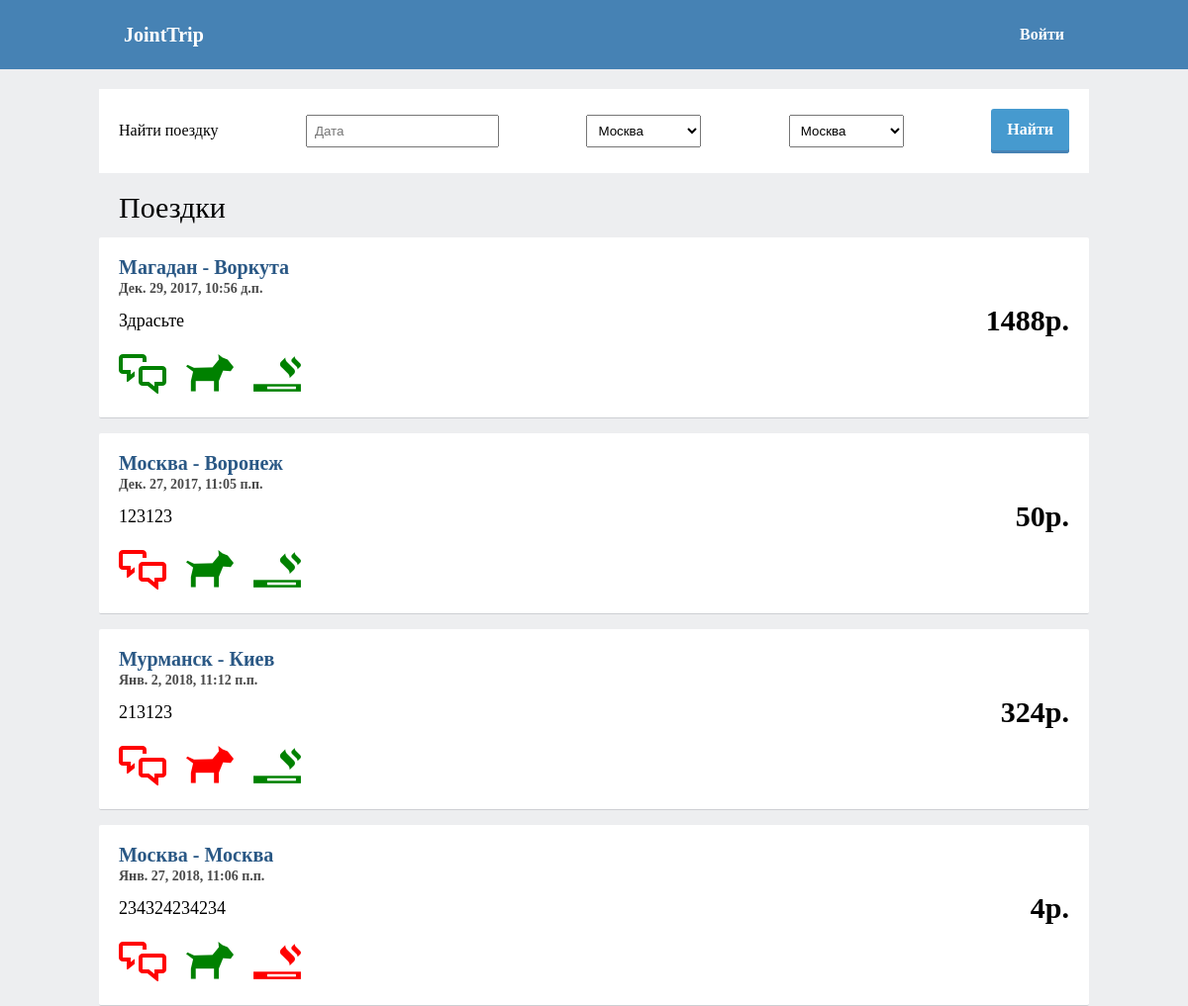
The page / on the database its author committed.
### JointTripApp/models.py (models this page shows)
class Trip(models.Model):
    trip_id = models.AutoField(primary_key=True)
    owner = models.ForeignKey(Traveler, on_delete=models.CASCADE, related_name='trip_owner')
    start_time = models.DateTimeField()
    duration = models.IntegerField(default=0)
    departure = models.CharField(max_length=255)
    arrival = models.CharField(max_length=255)
    comment = models.CharField(max_length=255)
    price = models.IntegerField(default=0)
    number_of_seats = models.IntegerField(default=0)
    talk = models.BooleanField(default=False)
    smoke = models.BooleanField(default=False)
    pets = models.BooleanField(default=False)
    passengers = models.ManyToManyField('Traveler', blank=True)

### JointTripApp/views.py (the view, shortened to what this page needs)
# urls.py: url(r'^$', views.index, name='index'),
def index(request):
    if request.POST:
        if request.user.is_authenticated:
            id_trip = request.POST.get('id_trip', '')
            type_request = request.POST.get('type', '')
            if type_request == 'none':
                trip = Trip.objects.get(trip_id=id_trip)
                trip.passengers.add(Traveler.objects.get(user=auth.get_user(request)))
                trip.save()
                return HttpResponse("user")
            elif type_request == 'user':
                trip = Trip.objects.get(trip_id=id_trip)
                trip.passengers.remove(Traveler.objects.get(user=auth.get_user(request)))
                trip.save()
                return HttpResponse("none")
            elif type_request == 'owner':
                trip = Trip.objects.get(trip_id=id_trip)
                trip.delete()
                return HttpResponse("deleted")
    else:
        if request.user.is_authenticated:
            trips = Trip.objects.all()
            triplist = []
            for trip in trips:
                if trip.passengers.all().filter(user=auth.get_user(request)).count() != 0:
                    triplist.append(Pair(trip, 'user'))
                elif trip.owner.user == auth.get_user(request):
                    triplist.append(Pair(trip, 'owner'))
                else:
                    triplist.append(Pair(trip, 'none'))
            cities = City.objects.all()
            return render(request, 'JointTripApp/index.html', {
                "triplist": triplist,
                "cities": cities
            })
        else:
            trips = Trip.objects.all()
            triplist = []
            for trip in trips:
                triplist.append(Pair(trip, 'none'))
            cities = City.objects.all()
            return render(request, 'JointTripApp/index.html', {
                "triplist": triplist,
                "cities": cities
            })

### JointTripApp/templates/JointTripApp/index.html (shortened to what this page needs)
{% load staticfiles %}
<!DOCTYPE html>
<html lang="en">
<head>
    <link rel="stylesheet" href="{% static 'css/reset.css' %}">
    <link rel="stylesheet" href="{% static 'css/libs/datepicker/datepicker.min.css' %}">
    <link rel="stylesheet" href="{% static 'css/style.css' %}">
</head>
<body>
<div class="wrap-header">
    <header class="header">
        <a class="header__button logo" href="/">JointTrip</a>
        {% if user.is_authenticated %}
            <a class="header__button profile" href="/profile">Профиль</a>
            <a class="header__button" href="/signout">Выйти</a>
        {% else %}
            <a class="header__button" href="/signin">Войти</a>
        {% endif %}
    </header>
</div>
<div class="wrap-content">
    <div class="content">
        <div class="filters">
            <span>Найти поездку</span>
            <input type="text"
                   id="datepicker"
                   data-range="true"
                   data-multiple-dates-separator=" - "
                   data-language="ru"
                   placeholder="Дата"
                   class="datepicker-here filters__input"/>
            <select id="departure" class="filters__input">
                {% for city in cities %}
                    <option>{{ city.name }}</option>
            {% endfor %}
            </select>
            <select id="arrive" class="filters__input">
                {% for city in cities %}
                    <option>{{ city.name }}</option>
            {% endfor %}
            </select>
            <a class="filters__button" id="find">Найти</a>
        </div>
        <div class="new-trips">
            <h2>Поездки</h2>
            {% for pair in triplist %}
                <div class="trip">
                    <div class="title">
                        {{ pair.key.departure }} - {{ pair.key.arrival }}
                        <div class="time">{{ pair.key.start_time }}</div>
                    </div>
                    <div class="wrap-price-comm">
                        <div class="description">{{ pair.key.comment }}</div>
                        <div class="price">{{ pair.key.price }}p.</div>
                    </div>
                    <div class="wrap-icons-button">
                        <div class="icon-conditions">
                            {% if pair.key.talk %}
                                <div class="icon talk allow"></div>
                            {% else %}
                                <div class="icon talk"></div>
                            {% endif %}
                            {% if pair.key.pets %}
                                <div class="icon pets allow"></div>
                            {% else %}
                                <div class="icon pets"></div>
                            {% endif %}
                            {% if pair.key.smoke %}
                                <div class="icon smoke allow"></div>
                            {% else %}
                                <div class="icon smoke"></div>
                            {% endif %}
                        </div>
                    </div>
                </div>
            {% endfor %}
        </div>
    </div>
</div>
</body>
</html>

### JointTripApp/static/css/style.css (style rules this page uses)
* { box-sizing: border-box; }
body { background-color: #EDEEF0; }
.wrap-header { background-color: #4682B4; color: #ffffff; }
.header { width: 1000px; min-height: 50px; margin: 0 auto 20px; padding: 20px; display: flex; flex-direction: row; justify-content: space-between; align-items: center; }
.header .logo { font-size: 20px; font-weight: bold; }
.header__button { font-weight: 700; padding: 5px; color: white; text-decoration: none; cursor: pointer; }
.filters { padding: 20px; display: flex; flex-direction: row; justify-content: space-between; align-items: center; background-color: #ffffff; margin-bottom: 20px; }
.filters__input { padding: 7px; }
.filters__button { cursor: pointer; font-weight: 700; color: white; text-decoration: none; padding: .8em 1em calc(.8em + 3px); border-radius: 3px; background: #469acf; box-shadow: 0 -3px #4682B4 inset; transition: 0.2s; }
.content { width: 1000px; margin: auto; }
h2 { font-size: 30px; margin-left: 20px; }
.trip { margin-top: 15px; padding: 20px; background-color: #ffffff; border-bottom: 1px solid #cdcfd3; border-radius: 2px; }
.trip .title { margin-bottom: 10px; color: #2a5885; font-size: 20px; font-weight: bold; }
.trip .time { font-size: 14px; margin-top: 5px; color: #4a4a4a; }
.trip .description { font-size: 18px; flex-basis: 800px; }
.wrap-price-comm { display: flex; flex-direction: row; justify-content: space-between; align-items: center; flex-wrap: nowrap; margin-bottom: 5px; }
.wrap-icons-button { display: flex; flex-direction: row; justify-content: space-between; align-items: center; flex-wrap: nowrap; }
.trip .price { font-size: 30px; font-weight: bold; }
.trip .icon-conditions { margin-top: 10px; display: flex; flex-direction: row; justify-content: flex-start; align-items: center; }
.trip .icon-conditions .icon { margin: 0 10px; height: 48px; width: 48px; background: url("../img/icons.png"); }
.trip .icon-conditions .icon.talk { background-position: 0 0; }
.trip .icon-conditions .icon.pets { background-position: 48px 0; }
.trip .icon-conditions .icon.smoke { background-position: 96px 0; }
.trip .icon-conditions .icon.talk.allow { background-position: 0 48px; }
.trip .icon-conditions .icon.pets.allow { background-position: 48px 48px; }
.trip .icon-conditions .icon.smoke.allow { background-position: 96px 48px; }
.trip .icon-conditions .icon:first-child { margin-left: 0; }

### rows shown on the page
Trip: key.departure "Магадан", key.arrival "Воркута", key.start_time "Дек. 29, 2017, 10:56 д.п.", key.comment "Здрасьте", key.price "1488"
Trip: key.departure "Москва", key.arrival "Воронеж", key.start_time "Дек. 27, 2017, 11:05 п.п.", key.comment "123123", key.price "50"
Trip: key.departure "Мурманск", key.arrival "Киев", key.start_time "Янв. 2, 2018, 11:12 п.п.", key.comment "213123", key.price "324"
Trip: key.departure "Москва", key.arrival "Москва", key.start_time "Янв. 27, 2018, 11:06 п.п.", key.comment "234324234234", key.price "4"

### other values the page prints
form field value "Москва"
